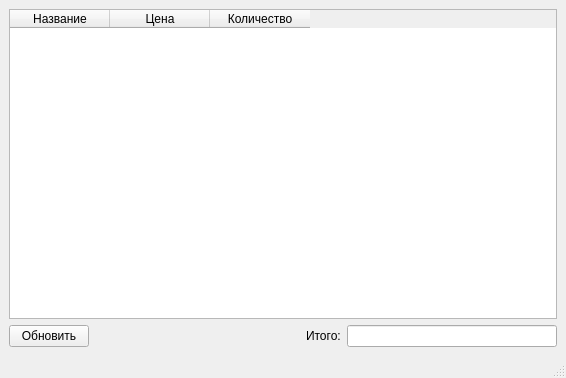
<?xml version="1.0" encoding="UTF-8"?>
<ui version="4.0">
 <class>MainWindow</class>
 <widget class="QMainWindow" name="MainWindow">
  <property name="geometry">
   <rect>
    <x>0</x>
    <y>0</y>
    <width>566</width>
    <height>378</height>
   </rect>
  </property>
  <property name="windowTitle">
   <string>MainWindow</string>
  </property>
  <widget class="QWidget" name="centralwidget">
   <layout class="QVBoxLayout" name="verticalLayout">
    <item>
     <widget class="QTableWidget" name="tableWidget">
      <column>
       <property name="text">
        <string>Название</string>
       </property>
      </column>
      <column>
       <property name="text">
        <string>Цена</string>
       </property>
      </column>
      <column>
       <property name="text">
        <string>Количество</string>
       </property>
      </column>
     </widget>
    </item>
    <item>
     <layout class="QHBoxLayout" name="horizontalLayout">
      <item>
       <widget class="QPushButton" name="pushButton">
        <property name="text">
         <string>Обновить</string>
        </property>
       </widget>
      </item>
      <item>
       <spacer name="horizontalSpacer">
        <property name="orientation">
         <enum>Qt::Horizontal</enum>
        </property>
        <property name="sizeHint" stdset="0">
         <size>
          <width>40</width>
          <height>20</height>
         </size>
        </property>
       </spacer>
      </item>
      <item>
       <widget class="QLabel" name="label">
        <property name="text">
         <string>Итого:</string>
        </property>
       </widget>
      </item>
      <item>
       <widget class="QLineEdit" name="lineEdit"/>
      </item>
     </layout>
    </item>
   </layout>
  </widget>
  <widget class="QMenuBar" name="menubar">
   <property name="geometry">
    <rect>
     <x>0</x>
     <y>0</y>
     <width>566</width>
     <height>26</height>
    </rect>
   </property>
  </widget>
  <widget class="QStatusBar" name="statusbar"/>
 </widget>
 <resources/>
 <connections/>
</ui>
